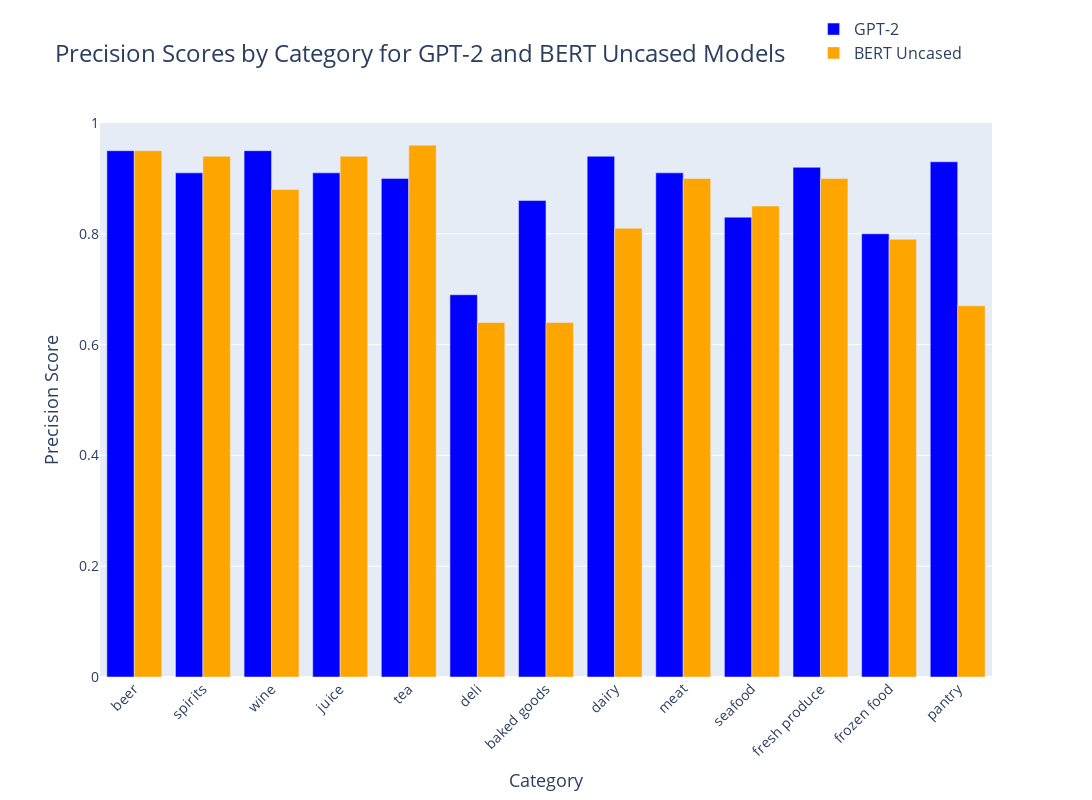

Here is the notebook cell this chart was saved with:
### Code cell
import plotly.graph_objects as go

fig = go.Figure()

fig.add_trace(go.Bar(
    x=categories,
    y=gpt2_precision,
    name='GPT-2',
    marker_color='blue'
))

fig.add_trace(go.Bar(
    x=categories,
    y=bert_precision,
    name='BERT Uncased',
    marker_color='orange'
))

fig.update_layout(
    title='Precision Scores by Category for GPT-2 and BERT Uncased Models',
    title_font_size=24,  
    xaxis_title='Category',
    xaxis_title_font_size=18, 
    yaxis_title='Precision Score',
    yaxis_title_font_size=18,  
    barmode='group',
    xaxis_tickangle=-45,
    xaxis_tickfont_size=14,  
    yaxis_tickfont_size=14,  
    yaxis_range=[0, 1],
    legend=dict(x=0.8, y=1.2, font_size=16),  
    width=1600, 
    height=800, 
    margin=dict(l=100, r=100, t=100, b=100)  
)


fig.show()

### Figure 1 — Plotly figure (JSON) as saved in the notebook; plotly's stock layout.template omitted (floating-point values rounded to 4 significant figures)
{"data": [{"marker": {"color": "blue"}, "name": "GPT-2", "type": "bar", "x": ["beer", "spirits", "wine", "juice", "tea", "deli", "baked goods", "dairy", "meat", "seafood", "fresh produce", "frozen food", "pantry"], "y": [0.95, 0.91, 0.95, 0.91, 0.9, 0.69, 0.86, 0.94, 0.91, 0.83, 0.92, 0.8, 0.93]}, {"marker": {"color": "orange"}, "name": "BERT Uncased", "type": "bar", "x": ["beer", "spirits", "wine", "juice", "tea", "deli", "baked goods", "dairy", "meat", "seafood", "fresh produce", "frozen food", "pantry"], "y": [0.95, 0.94, 0.88, 0.94, 0.96, 0.64, 0.64, 0.81, 0.9, 0.85, 0.9, 0.79, 0.67]}], "layout": {"barmode": "group", "height": 800, "legend": {"font": {"size": 16}, "x": 0.8, "y": 1.2}, "margin": {"b": 100, "l": 100, "r": 100, "t": 100}, "title": {"font": {"size": 24}, "text": "Precision Scores by Category for GPT-2 and BERT Uncased Models"}, "width": 1600, "xaxis": {"tickangle": -45, "tickfont": {"size": 14}, "title": {"font": {"size": 18}, "text": "Category"}}, "yaxis": {"range": [0, 1], "tickfont": {"size": 14}, "title": {"font": {"size": 18}, "text": "Precision Score"}}}}
